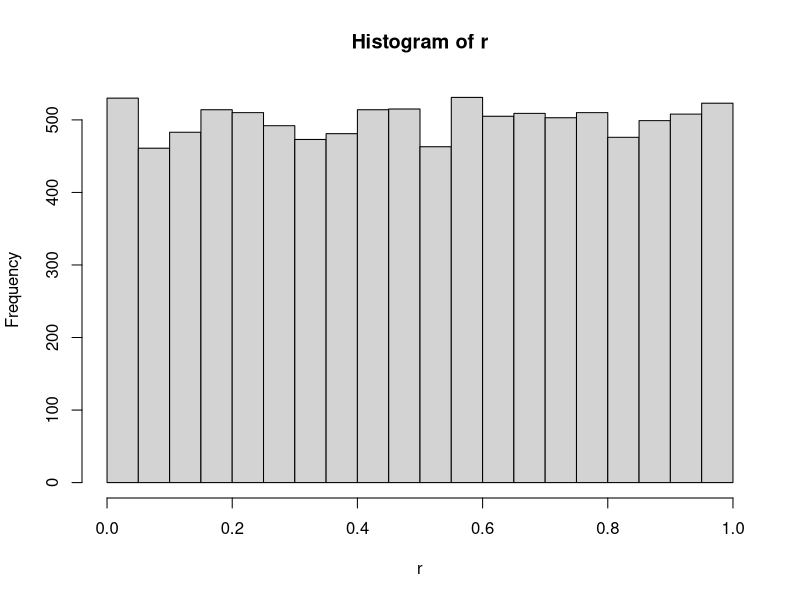
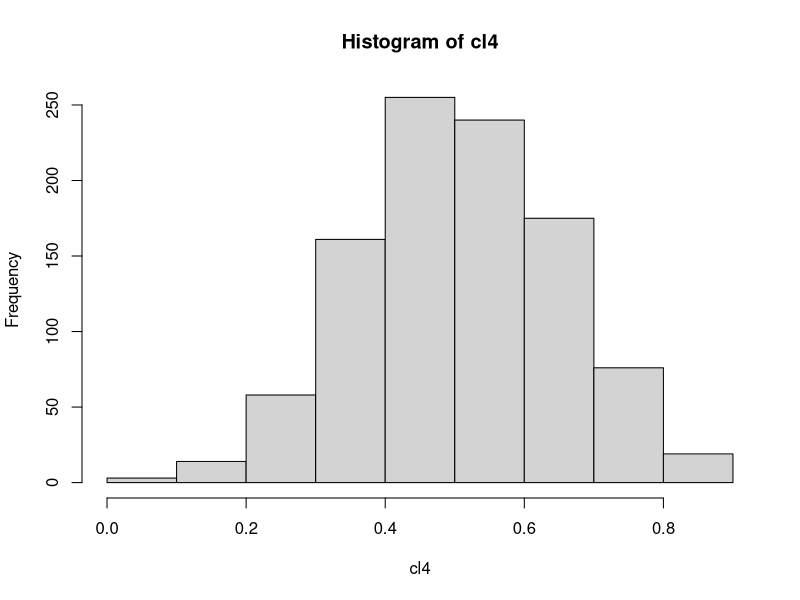
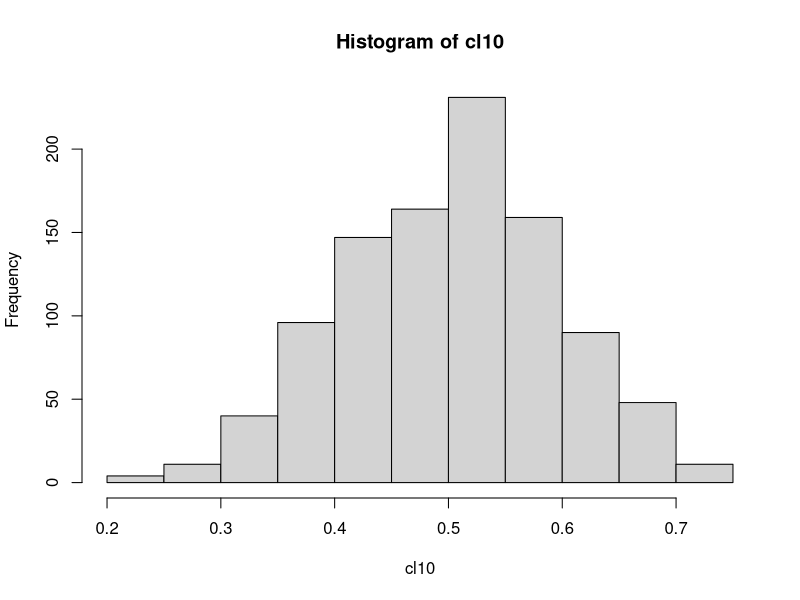
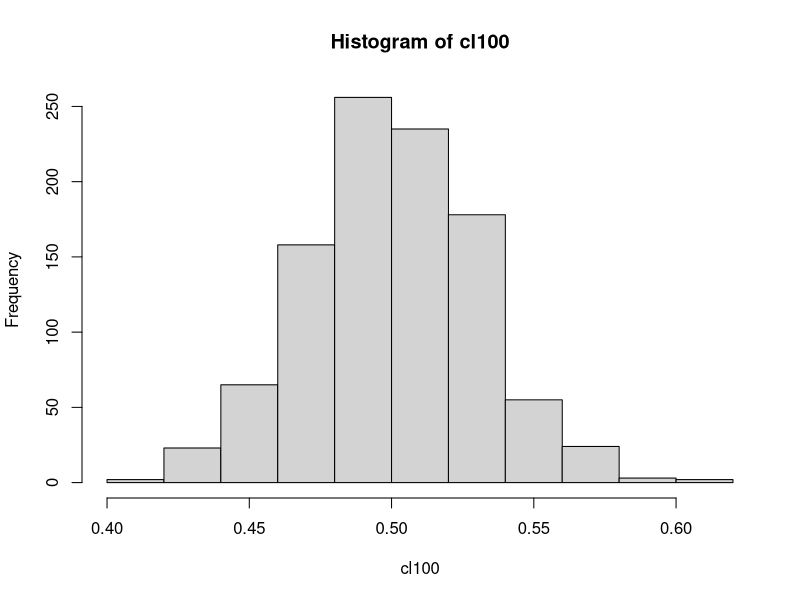
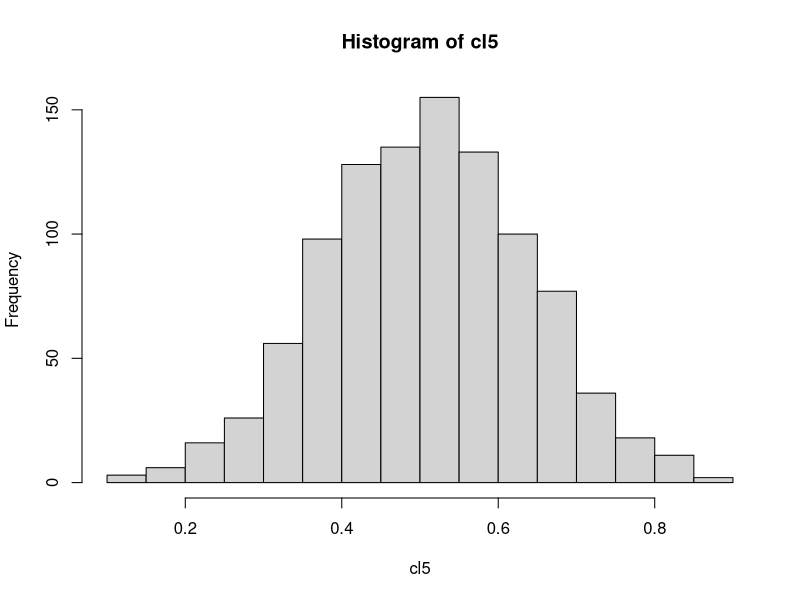

Write R code to recreate these figures, in order.
# Demonstration of CLT

# Generate 10000 numbers of uniform distribution

r <- runif(10000)
hist(r)
meanr <- mean(r)
sdr <- sd(r)

# Draw three random samples from the distribution
samples1 <- sample(r, 4)
samples2 <- sample(r, 4)
samples3 <- sample(r, 4)

mean(samples1)
mean(samples2)
mean(samples3)

# Run a for loop
cl4 <- mean(sample(r,4))

for (i in 1:1000){
  cl4 <- c(cl4, mean(sample(r,4)))
}

hist(cl4)


cl10 <- mean(sample(r,10))

for (i in 1:1000){
  cl10 <- c(cl10, mean(sample(r,10)))
}

hist(cl10)

cl100 <- mean(sample(r,100))

for (i in 1:1000){
  cl100 <- c(cl100, mean(sample(r,100)))
}

hist(cl100)

cl5 <- mean(sample(r,5))

for (i in 1:999){
  cl5 <- c(cl5, mean(sample(r,5)))
}

hist(cl5)